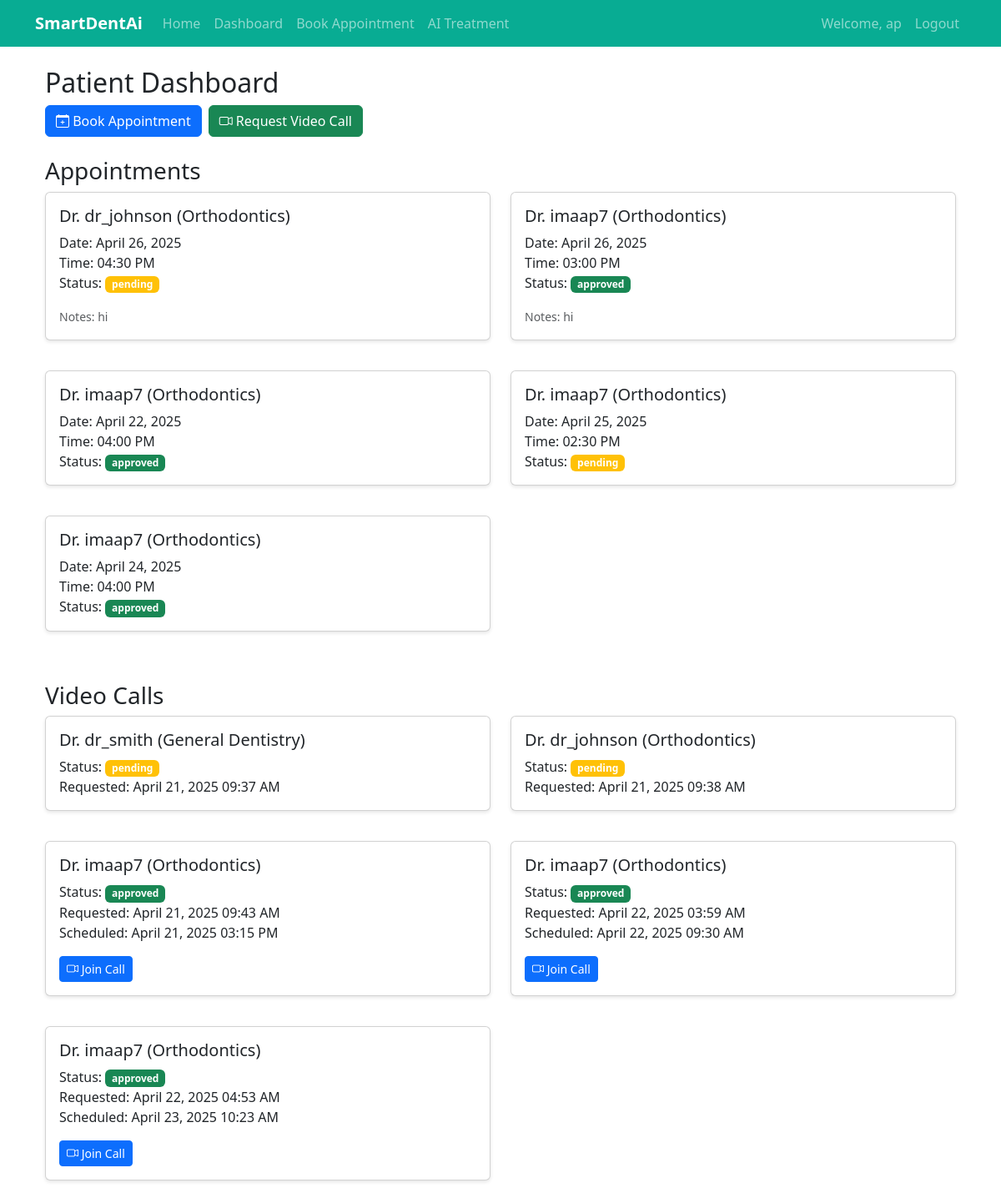
The page /dashboard (signed in) on the database its author committed.
### app.py (models this page shows, shortened)
class User(UserMixin, db.Model):
    id = db.Column(db.Integer, primary_key=True)
    username = db.Column(db.String(80), unique=True, nullable=False)
    email = db.Column(db.String(120), unique=True, nullable=False)
    password_hash = db.Column(db.String(128))
    is_dentist = db.Column(db.Boolean, default=False)
    specialty = db.Column(db.String(50), nullable=True)
    patient_appointments = db.relationship('Appointment',
                                         foreign_keys='Appointment.patient_id',
                                         backref='patient',
                                         lazy=True)
    dentist_appointments = db.relationship('Appointment',
                                         foreign_keys='Appointment.dentist_id',
                                         backref='dentist',
                                         lazy=True)
    video_call_requests = db.relationship('VideoCallRequest',
                                        foreign_keys='VideoCallRequest.patient_id',
                                        backref='patient',
                                        lazy=True)
    dentist_video_calls = db.relationship('VideoCallRequest',
                                        foreign_keys='VideoCallRequest.dentist_id',
                                        backref='dentist',
                                        lazy=True)

class Appointment(db.Model):
    id = db.Column(db.Integer, primary_key=True)
    patient_id = db.Column(db.Integer, db.ForeignKey('user.id'), nullable=False)
    dentist_id = db.Column(db.Integer, db.ForeignKey('user.id'), nullable=False)
    date = db.Column(db.Date, nullable=False)
    time = db.Column(db.Time, nullable=False)
    status = db.Column(db.String(20), default='pending')  # pending, approved, cancelled
    created_at = db.Column(db.DateTime, default=datetime.utcnow)
    notes = db.Column(db.Text, nullable=True)
    is_video_call = db.Column(db.Boolean, default=False)
    video_call_room = db.Column(db.String(50), nullable=True)

class VideoCallRequest(db.Model):
    id = db.Column(db.Integer, primary_key=True)
    patient_id = db.Column(db.Integer, db.ForeignKey('user.id'), nullable=False)
    dentist_id = db.Column(db.Integer, db.ForeignKey('user.id'), nullable=False)
    specialty = db.Column(db.String(50), nullable=False)
    status = db.Column(db.String(20), default='pending')  # pending, approved, rejected
    created_at = db.Column(db.DateTime, default=datetime.utcnow)
    scheduled_time = db.Column(db.DateTime, nullable=True)
    video_call_room = db.Column(db.String(50), nullable=True)
    notes = db.Column(db.Text, nullable=True)

### app.py (the view)
@app.route('/dashboard')
@login_required
def dashboard():
    if current_user.is_dentist:
        appointments = Appointment.query.filter_by(dentist_id=current_user.id).all()
        video_calls = VideoCallRequest.query.filter_by(dentist_id=current_user.id).all()
    else:
        appointments = Appointment.query.filter_by(patient_id=current_user.id).all()
        video_calls = VideoCallRequest.query.filter_by(patient_id=current_user.id).all()
    return render_template('dashboard.html',
                         appointments=appointments,
                         video_calls=video_calls,
                         is_dentist=current_user.is_dentist,
                         current_user=current_user)

### app.py (called while the page is built)
@login_manager.user_loader
def load_user(user_id):
    return User.query.get(int(user_id))

### templates/dashboard.html (shortened to what this page needs)
{% extends "base.html" %}
{% block content %}
<div class="container">
    <div class="row mb-4">
        <div class="col-12">
            <h2>{% if current_user.is_dentist %}Dr. {{ current_user.username }}'s Dashboard{% else %}Patient Dashboard{% endif %}</h2>
            {% if not current_user.is_dentist %}
            <div class="d-flex gap-2">
                <a href="{{ url_for('book_appointment') }}" class="btn btn-primary">
                    <i class="bi bi-calendar-plus"></i> Book Appointment
                </a>
                <a href="{{ url_for('request_video_call') }}" class="btn btn-success">
                    <i class="bi bi-camera-video"></i> Request Video Call
                </a>
            </div>
            {% endif %}
        </div>
    </div>
    <div class="row mb-4">
        <div class="col-12">
            <h3>Appointments</h3>
            {% if appointments %}
            <div class="row">
                {% for appointment in appointments %}
                <div class="col-md-6 mb-3">
                    <div class="card">
                        <div class="card-body">
                            <h5 class="card-title">
                                {% if current_user.is_dentist %}
                                Patient: {{ appointment.patient.username }}
                                {% else %}
                                Dr. {{ appointment.dentist.username }} ({{ appointment.dentist.specialty }})
                                {% endif %}
                            </h5>
                            <p class="card-text">
                                Date: {{ appointment.date.strftime('%B %d, %Y') }}<br>
                                Time: {{ appointment.time.strftime('%I:%M %p') }}<br>
                                Status: <span class="badge bg-{{ 'success' if appointment.status == 'approved' else 'warning' }}">
                                    {{ appointment.status }}
                                </span>
                            </p>
                            {% if appointment.notes %}
                            <p class="card-text"><small class="text-muted">Notes: {{ appointment.notes }}</small></p>
                            {% endif %}
                        </div>
                    </div>
                </div>
                {% endfor %}
            </div>
            {% else %}
            <div class="alert alert-info">
                No appointments found.
            </div>
            {% endif %}
        </div>
    </div>
    <div class="row">
        <div class="col-12">
            <h3>Video Calls</h3>
            {% if video_calls %}
            <div class="row">
                {% for call in video_calls %}
                <div class="col-md-6 mb-3">
                    <div class="card">
                        <div class="card-body">
                            <h5 class="card-title">
                                {% if current_user.is_dentist %}
                                Patient: {{ call.patient.username }}
                                {% else %}
                                Dr. {{ call.dentist.username }} ({{ call.specialty }})
                                {% endif %}
                            </h5>
                            <p class="card-text">
                                Status: <span class="badge bg-{{ 'success' if call.status == 'approved' else 'warning' if call.status == 'pending' else 'danger' }}">
                                    {{ call.status }}
                                </span><br>
                                Requested: {{ call.created_at.strftime('%B %d, %Y %I:%M %p') }}
                                {% if call.scheduled_time %}
                                <br>Scheduled: {{ call.scheduled_time.strftime('%B %d, %Y %I:%M %p') }}
                                {% endif %}
                            </p>
                            {% if current_user.is_dentist and call.status == 'pending' %}
                            <form action="{{ url_for('approve_video_call', call_id=call.id) }}" method="POST" class="mb-2">
                                <div class="mb-2">
                                    <label for="scheduled_time" class="form-label">Schedule Time</label>
                                    <input type="datetime-local" class="form-control" id="scheduled_time" name="scheduled_time" required>
                                </div>
                                <button type="submit" class="btn btn-success btn-sm">Approve</button>
                                <button type="submit" formaction="{{ url_for('reject_video_call', call_id=call.id) }}" class="btn btn-danger btn-sm">Reject</button>
                            </form>
                            {% elif call.status == 'approved' %}
                            <a href="{{ url_for('video_call', call_id=call.id) }}" class="btn btn-primary btn-sm">
                                <i class="bi bi-camera-video"></i> Join Call
                            </a>
                            {% endif %}
                        </div>
                    </div>
                </div>
                {% endfor %}
            </div>
            {% else %}
            <div class="alert alert-info">
                No video calls found.
            </div>
            {% endif %}
        </div>
    </div>
</div>
{% endblock %}

### templates/base.html (shortened to what this page needs)
<!DOCTYPE html>
<html lang="en">
<head>
    <link href="https://cdn.jsdelivr.net/npm/bootstrap@5.3.0/dist/css/bootstrap.min.css" rel="stylesheet">
    <link rel="stylesheet" href="https://cdn.jsdelivr.net/npm/bootstrap-icons@1.7.2/font/bootstrap-icons.css">
</head>
<body>
    <nav class="navbar navbar-expand-lg navbar-dark bg-primary">
        <div class="container">
            <a class="navbar-brand" href="{{ url_for('index') }}">SmartDentAi</a>
            <div class="collapse navbar-collapse" id="navbarNav">
                <ul class="navbar-nav me-auto">
                    <li class="nav-item">
                        <a class="nav-link" href="{{ url_for('index') }}">Home</a>
                    </li>
                    {% if current_user.is_authenticated %}
                        <li class="nav-item">
                            <a class="nav-link" href="{{ url_for('dashboard') }}">Dashboard</a>
                        </li>
                        {% if not current_user.is_dentist %}
                            <li class="nav-item">
                                <a class="nav-link" href="{{ url_for('book_appointment') }}">Book Appointment</a>
                            </li>
                            <li class="nav-item">
                                <a class="nav-link" href="{{ url_for('ai_treatment') }}">AI Treatment</a>
                            </li>
                        {% endif %}
                    {% endif %}
                </ul>
                <ul class="navbar-nav">
                    {% if current_user.is_authenticated %}
                        <li class="nav-item">
                            <span class="nav-link">Welcome, {{ current_user.username }}</span>
                        </li>
                        <li class="nav-item">
                            <a class="nav-link" href="{{ url_for('logout') }}">Logout</a>
                        </li>
                    {% endif %}
                </ul>
            </div>
        </div>
    </nav>
    <div class="container mt-4">
        {% block content %}{% endblock %}
    </div>
</body>
</html>

### templates/base.html (style rules this page uses)
.navbar-brand { font-weight: bold; }
.card { margin-bottom: 20px; box-shadow: 0 2px 4px rgba(0,0,0,0.1); }
.bg-primary { background-color: #08ac93 !important; }

### rows shown on the page
User: username "ap"
Appointment: dentist.username "dr_johnson", dentist.specialty "Orthodontics", date "April 26, 2025", time "04:30 PM", status "pending", notes "hi"
Appointment: dentist.username "imaap7", dentist.specialty "Orthodontics", date "April 26, 2025", time "03:00 PM", status "approved", notes "hi"
Appointment: dentist.username "imaap7", dentist.specialty "Orthodontics", date "April 22, 2025", time "04:00 PM", status "approved"
Appointment: dentist.username "imaap7", dentist.specialty "Orthodontics", date "April 25, 2025", time "02:30 PM", status "pending"
Appointment: dentist.username "imaap7", dentist.specialty "Orthodontics", date "April 24, 2025", time "04:00 PM", status "approved"
VideoCallRequest: dentist.username "dr_smith", specialty "General Dentistry", status "pending", created_at "April 21, 2025 09:37 AM"
VideoCallRequest: dentist.username "dr_johnson", specialty "Orthodontics", status "pending", created_at "April 21, 2025 09:38 AM"
VideoCallRequest: dentist.username "imaap7", specialty "Orthodontics", status "approved", created_at "April 21, 2025 09:43 AM", scheduled_time "April 21, 2025 03:15 PM"
VideoCallRequest: dentist.username "imaap7", specialty "Orthodontics", status "approved", created_at "April 22, 2025 03:59 AM", scheduled_time "April 22, 2025 09:30 AM"
VideoCallRequest: dentist.username "imaap7", specialty "Orthodontics", status "approved", created_at "April 22, 2025 04:53 AM", scheduled_time "April 23, 2025 10:23 AM"
